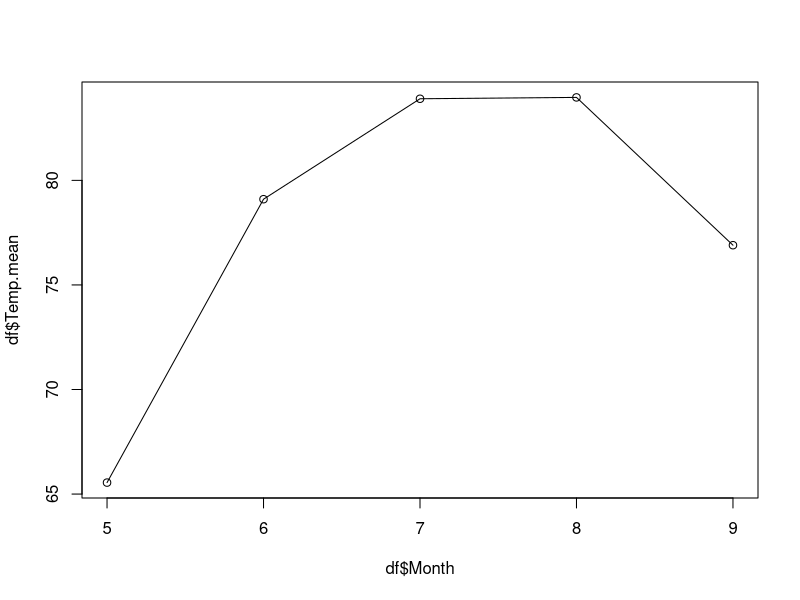
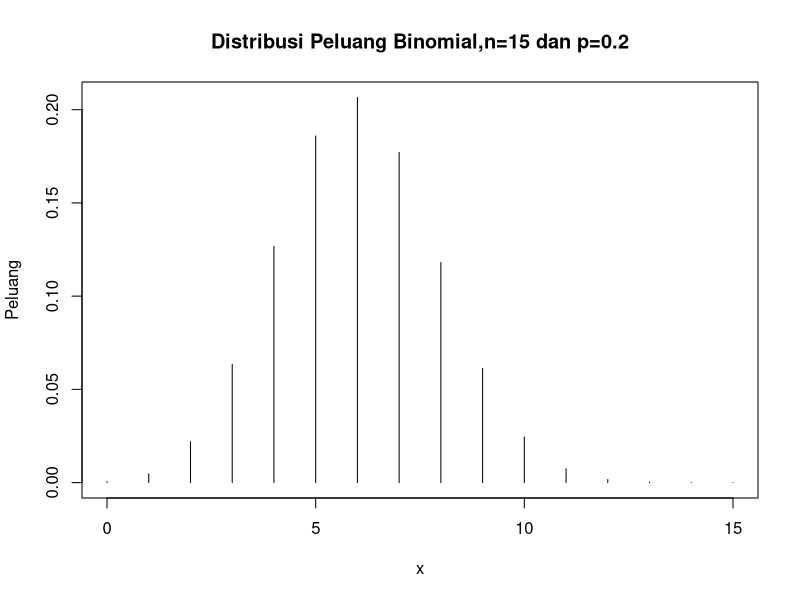
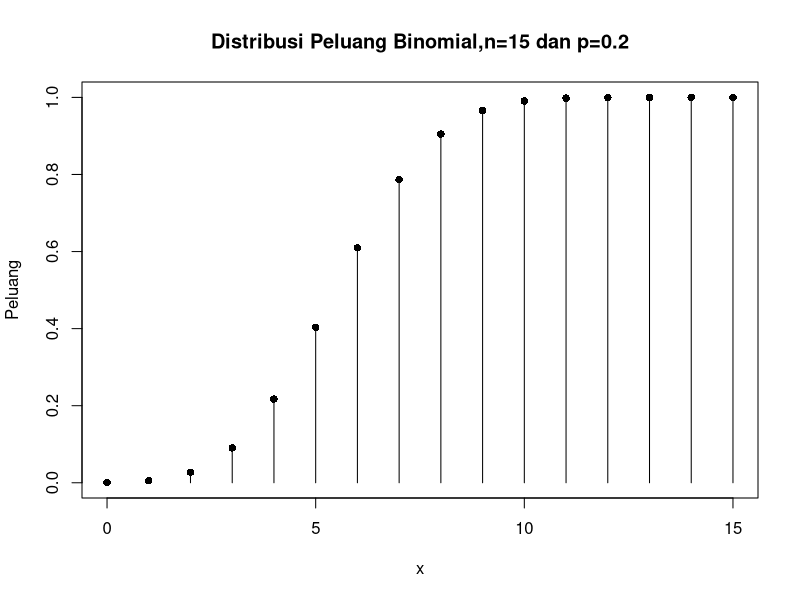

Source code (R) for these figures, in order:
## ---- chunk 1
knitr::opts_chunk$set(echo = TRUE)
## ---- chunk 2
wind.min = min(airquality$Wind)
subset(airquality, airquality$Wind == wind.min)
## ---- chunk 3
# sorry lagi mager bikin kode sendiri, jadi pake library aja :v
# pokoknya selama outputnya sesuai, benerin aja wkwk
# kalo belom install, jalanin dulu kode ini:
# install.packages("dplyr")
library(dplyr)
df = airquality %>% 
        group_by(Month) %>%
        summarise(Temp.mean = mean(Temp)) %>%
        select(Month, Temp.mean)
        
plot(df$Month, df$Temp.mean, type = "o")
## ---- chunk 4
dnorm(2.5,mean=0,sd=1)
## ---- chunk 5
pnorm(2.5, mean=0,sd=1,lower.tail=FALSE)
## ---- chunk 6
pnorm(2.5, mean=0,sd=1)
## ---- chunk 7
a=pnorm(-2.5,mean=0,sd=1)
b=pnorm(2.5,mean=0,sd=1)
b-a
## ---- chunk 8
a=pbinom(3,15,0.4,log=FALSE)
b=pbinom(12,15,0.4,log=FALSE)
b-a
## ---- chunk 9
pbinom(3,15,0.4,lower.tail=TRUE,log=FALSE)
## ---- chunk 10
P=dbinom(0:15,15,0.4)
x=c(0:15)
plot(x,P,xlab="x",ylab="Peluang",main="Distribusi Peluang Binomial,n=15 dan p=0.2",type="h")
## ---- chunk 11
Q=pbinom(0:15,15,0.4)
x=c(0:15)
plot(x,Q,xlab="x",ylab="Peluang",main="Distribusi Peluang Binomial,n=15 dan p=0.2",type="h")
points(x,Q,pch=16)
## ---- chunk 12
qbinom(0.25,15,0.4,lower.tail=TRUE)
qbinom(0.75,15,0.4,lower.tail=TRUE)
## ---- chunk 13
# ketik di sini
## ---- chunk 14
# ketik di sini
